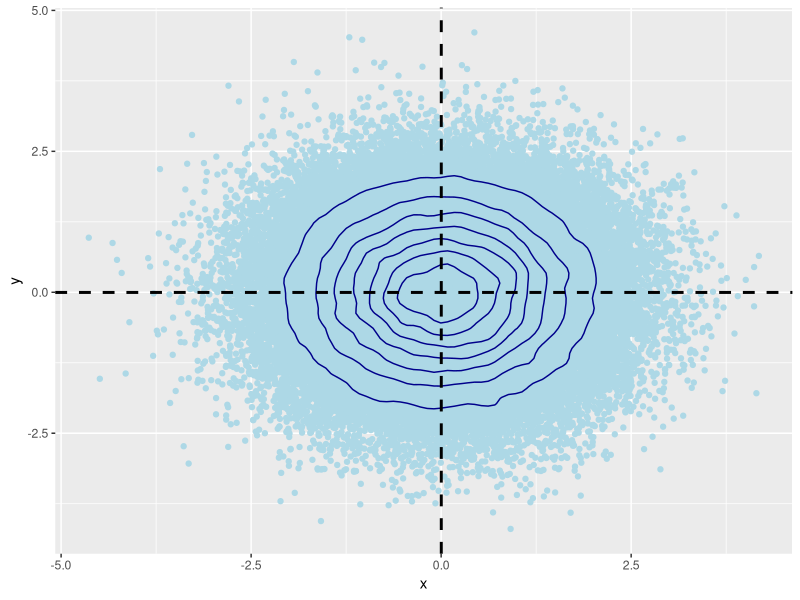
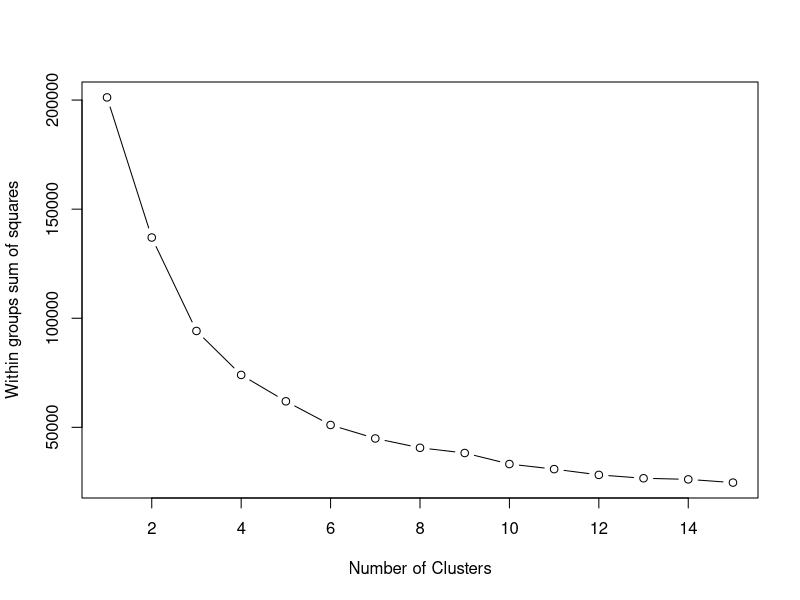
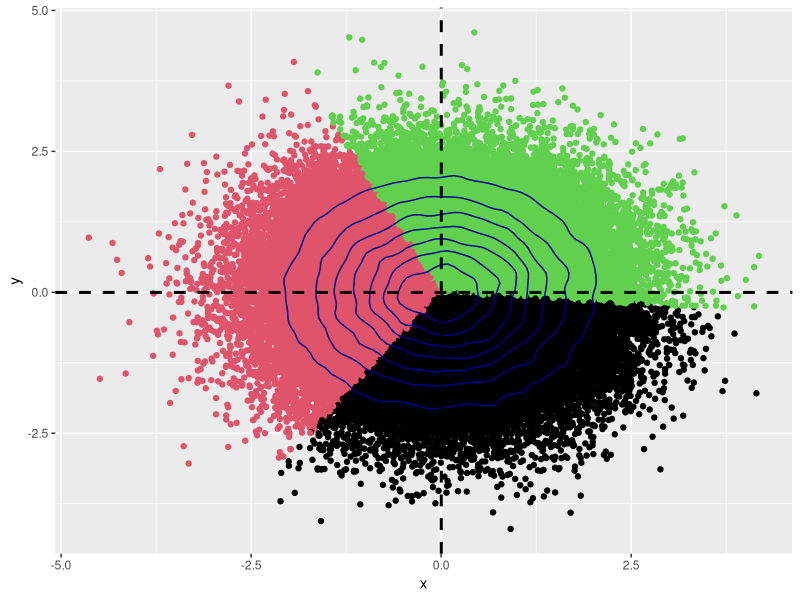
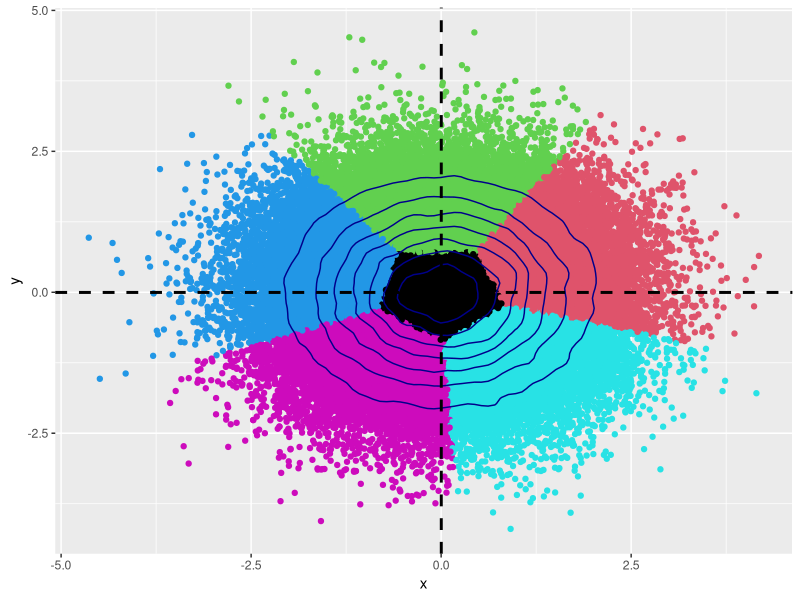

Here is the R script that generated these plots, in order:
####################################################
####################################################
####### O Problema de Clustering K-means # #########
######## PEDRO CAVALCANTE OLIVEIRA ################# 
################ AZUL ##############################
library(dplyr)
library(cluster)
library(ggplot2)
#####Começaremos gerando dados aleatórios
##### Seja n o tamanho da amostra, o leitor pode alterar se quiser

n <- 100000

#### Geraremos um vetor aleatório no R^2

x <- rnorm(mean = 0, 
            sd = 1,
              n= n)

y <- rnorm(mean = 0,
            sd = 1,
              n = n)

amostra1 <- data.frame(x, y)

amostra1 %>%
  ggplot(aes(x=x, y=y))+
  geom_point(color = "light blue")+
  geom_density_2d(color = "dark blue")+
  geom_vline(aes(xintercept=mean(x)),   
             color="black", linetype="dashed", size=1)+
  geom_hline(aes(yintercept=mean(y)),   
             color="black", linetype="dashed", size=1)

##### Definimos uma semente aleatória

set.seed(1234)

##### Método do Cotovelo

wssplot <- function(data, nc=15, seed=1234){
  wss <- (nrow(data)-1)*sum(apply(data,2,var))
  for (i in 2:nc){
    set.seed(seed)
    wss[i] <- sum(kmeans(data, centers=i)$withinss)}
  plot(1:nc, wss, type="b", xlab="Number of Clusters",
       ylab="Within groups sum of squares")}

wssplot(amostra1)

kmeans_amostra1_1 <- kmeans(amostra1, 
                            centers = 3)

amostra1 %>%
  ggplot(aes(x=x, y=y))+
  geom_point(color = kmeans_amostra1_1$cluster)+
  geom_density_2d(color = "dark blue")+
  geom_vline(aes(xintercept=mean(x)),   
             color="black", linetype="dashed", size=1)+
  geom_hline(aes(yintercept=mean(y)),   
             color="black", linetype="dashed", size=1)

kmeans_amostra1_2 <- kmeans(amostra1, 
                            centers = 6)

amostra1 %>%
  ggplot(aes(x=x, y=y))+
  geom_point(color = kmeans_amostra1_2$cluster)+
  geom_density_2d(color = "dark blue")+
  geom_vline(aes(xintercept=mean(x)),   
             color="black", linetype="dashed", size=1)+
  geom_hline(aes(yintercept=mean(y)),   
             color="black", linetype="dashed", size=1)

##### O algoritimo encontra agrupamentos
##### Apesar dos dados serem homogeneamente distribuídos

k <- 8
m = 100

for (i in 1:k){
  
    x <- rnorm(mean = i, 
              sd = .5, 
                n=m)
  y <- rnorm(mean = (8-i),
              sd = .5,
                n=m)
  assign(paste("amostra_for_",i, sep=""), 
         value = data.frame(x,y)) 
   }



